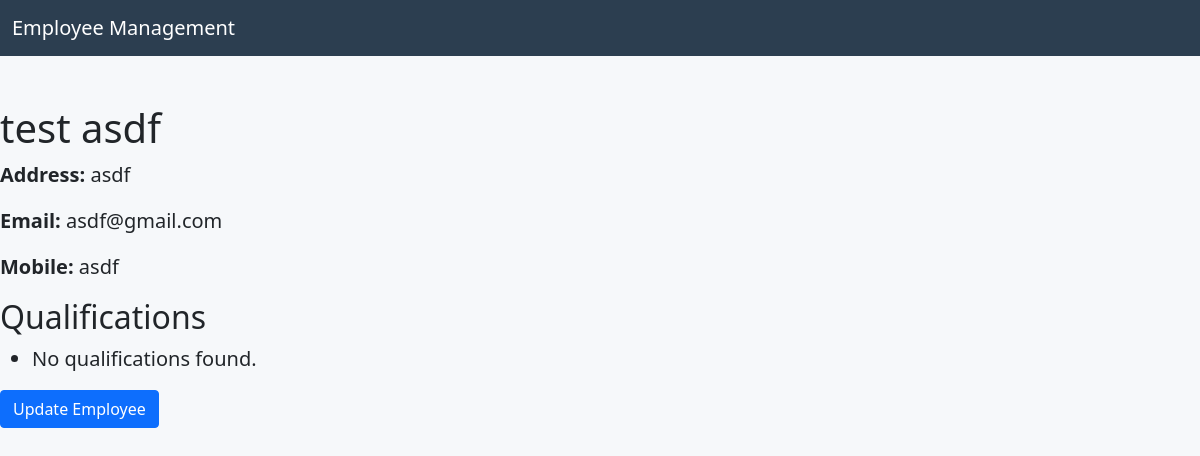
The page /2/ on the database as committed earlier.
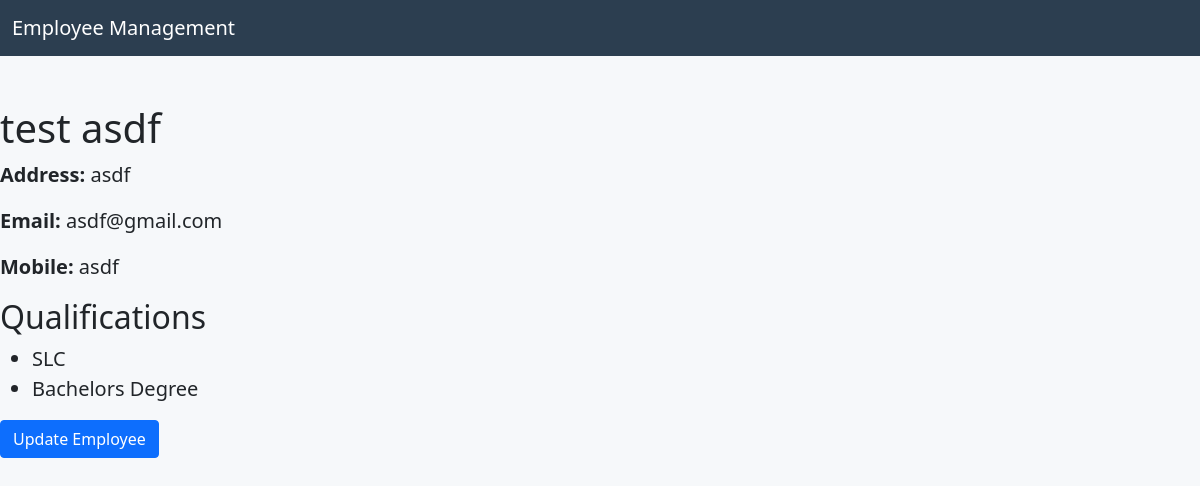
The same page on the database as committed later.
### employee/models.py (models this page shows, shortened)
class Employee(models.Model):
    first_name = models.CharField(max_length=100)
    middle_name = models.CharField(max_length=100, blank=True)
    last_name = models.CharField(max_length=100)
    address = models.CharField(max_length=200)
    email = models.EmailField()
    mobile = models.CharField(max_length=15)
    qualifications = models.ManyToManyField('Qualification', related_name='employees')

class Qualification(models.Model):
    name = models.CharField(max_length=100)

### employee/views.py (the view)
# urls.py: path('<int:pk>/', EmployeeDetailView.as_view(), name='employee_detail'),
class EmployeeDetailView(View):
    def get(self, request, pk):
        employee = get_object_or_404(Employee, pk=pk)
        return render(request, 'employee/detail.html', {'employee': employee})

### templates/employee/detail.html (shortened to what this page needs)
{% extends "base.html" %}
{% block content %}
    <h1>{{ employee.first_name }} {{ employee.last_name }}</h1>
    <p><strong>Address:</strong> {{ employee.address }}</p>
    <p><strong>Email:</strong> {{ employee.email }}</p>
    <p><strong>Mobile:</strong> {{ employee.mobile }}</p>
    <h2>Qualifications</h2>
    <ul>
        {% for qualification in employee.qualifications.all %}
            <li>{{ qualification.name }}</li>
        {% empty %}
            <li>No qualifications found.</li>
        {% endfor %}
    </ul>
    <a href="{% url 'employee_update' pk=employee.pk %}" class="btn btn-primary">Update Employee</a>
{% endblock %}

### templates/base.html (shortened to what this page needs)
<!doctype html>
<html lang="en">
  <head>
    <link href="https://cdn.jsdelivr.net/npm/bootstrap@5.0.1/dist/css/bootstrap.min.css" rel="stylesheet">
    <link href="index.css" rel="stylesheet">
  </head>
  <body>
    <nav class="navbar navbar-dark bg-mynav mb-5">
      <div class="container-fluid">
        <a class="navbar-brand" href="/">Employee Management</a>
      </div>
    </nav>
    {% block content %} {% endblock %}
  </body>
</html>

### static/css/index.css (style rules this page uses)
.bg-mynav { background-color: #2c3e50; }
body { font-size: 1.25rem; background-color: #f6f8fa; }

### templates/base.html (style rules this page uses)
.bg-mynav { background-color: #2c3e50; }
body { font-size: 1.25rem; background-color: #f6f8fa; }

Rows that differ between the two databases and show on the page:
added Qualification: name "SLC"
added Qualification: name "Bachelors Degree"
Other text that changed with them:
text no longer shown: "No qualifications found."
